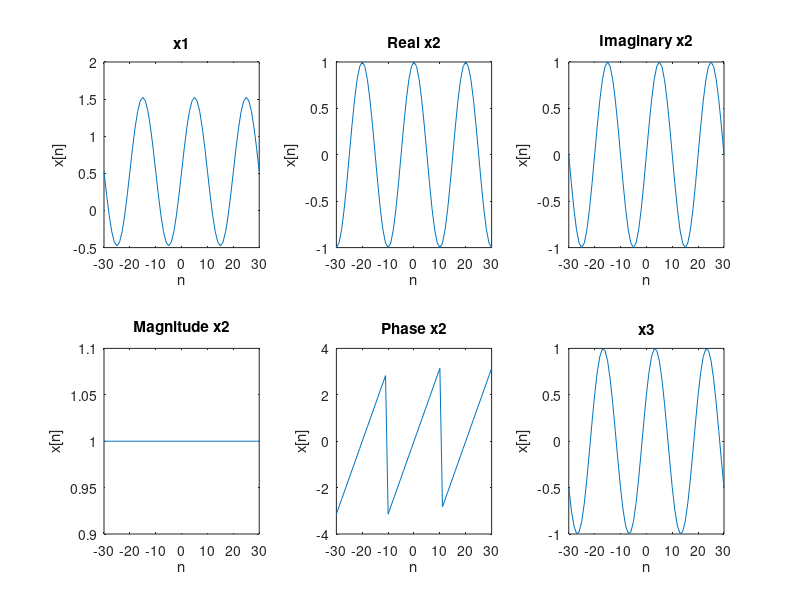
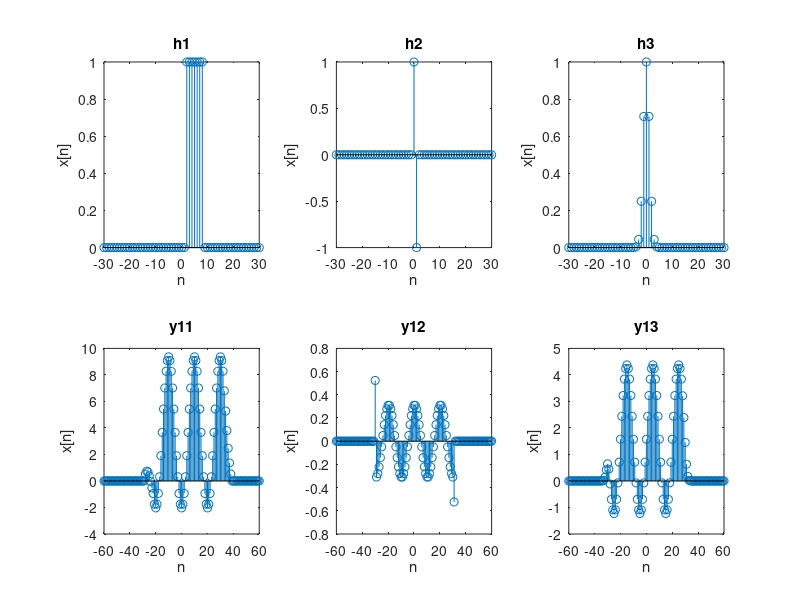

Write MATLAB code to recreate these figures, in order.
clear all
close all

% Problem 1
n = -30:30;
N = 60;
x1 = sin(6*(n)*pi/N)+pi/6;
x2 = exp(1j*6*(n)*pi/N);
x3 = sqrt(3)/2*imag(x2) + 1/2*real(x2);

figure;
subplot(2,3,1);
    plot(n,x1);
    title('x1');
    xlabel('n');
    ylabel('x[n]');
subplot(2,3,2);
    plot(n,real(x2));
    title('Real x2');
    xlabel('n');
    ylabel('x[n]');
subplot(2,3,3);
    plot(n,imag(x2));
    title('Imaginary x2');
    xlabel('n');
    ylabel('x[n]');
subplot(2,3,4);
    plot(n,abs(x2));
    title('Magnitude x2');
    xlabel('n');
    ylabel('x[n]');
subplot(2,3,5);
    plot(n,angle(x2));
    title('Phase x2');
    xlabel('n');
    ylabel('x[n]');
subplot(2,3,6);
    plot(n,x3);
    title('x3');
    xlabel('n');
    ylabel('x[n]');

% Problem 2
% 31 = 0
x1 = sin(6*(n)*pi/N)+pi/6;
h1=zeros(1,61);
h2=zeros(1,61);
h3=zeros(1,61);
sigma = 1.2;
for n1=33:39
    h1(n1)=1;
end
h2(31) = 1;
h2(32) = -1;
for n3 = 21:41
h3(n3) = exp(-(n3-31)*(n3-31)/(2*sigma*sigma));
end

new = -60:60;

y11 = conv(x1,h1);
y12 = conv(x1,h2);
y13 = conv(x1,h3);

figure;
subplot(2,3,1);
    stem(n,h1);
    title('h1');
    xlabel('n');
    ylabel('x[n]');
subplot(2,3,4);
    stem(new,y11);
    title('y11');
    xlabel('n');
    ylabel('x[n]');
subplot(2,3,2);
    stem(n,h2);
    title('h2');
    xlabel('n');
    ylabel('x[n]');
subplot(2,3,5);
    stem(new,y12);
    title('y12');
    xlabel('n');
    ylabel('x[n]');
subplot(2,3,3);
    stem(n,h3);
    title('h3');
    xlabel('n');
    ylabel('x[n]');
subplot(2,3,6);
    stem(new,y13);
    title('y13');
    xlabel('n');
    ylabel('x[n]');